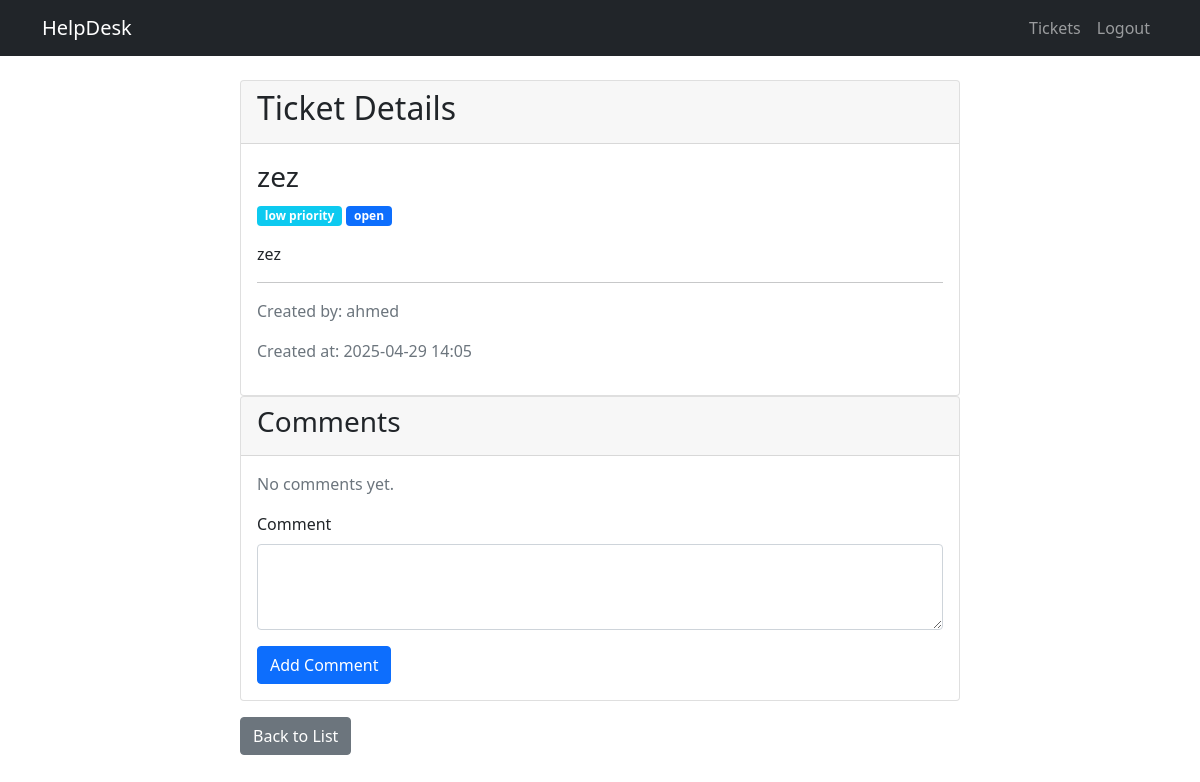
Before: /tickets/2 (signed in) with the older database file.
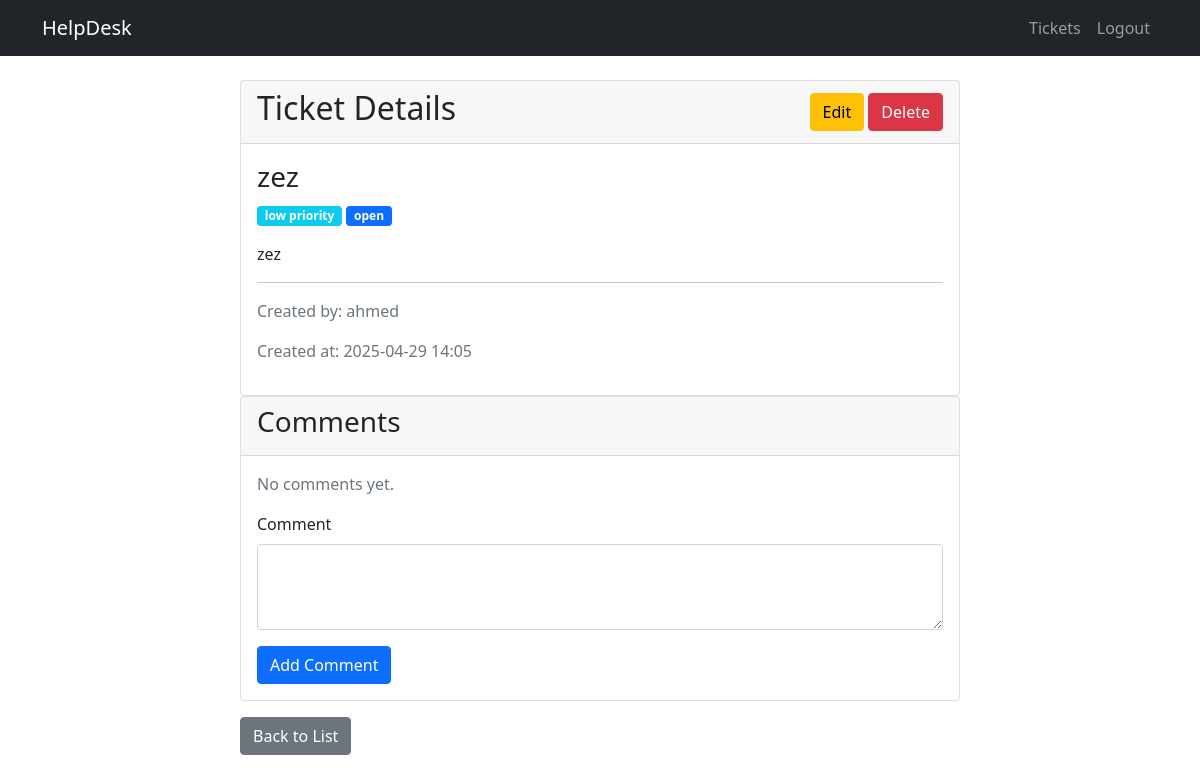
After: the same page with the newer database file.
### app/routes/tickets.py (the view)
@bp.route('/tickets/<int:id>')
@login_required
def view_ticket(id):
    ticket = Ticket.query.get_or_404(id)
    form = CommentForm()
    return render_template('tickets/view.html', ticket=ticket, form=form)

### app/forms.py
class CommentForm(FlaskForm):
    content = TextAreaField('Comment', validators=[DataRequired()])
    submit = SubmitField('Add Comment')

### app/__init__.py (called while the page is built)
def create_app(config_class=Config):
    app = Flask(__name__)
    app.config.from_object(config_class)
    db.init_app(app)
    login_manager.init_app(app)
    from app.routes.main import bp as main_bp
    from app.routes.auth import bp as auth_bp
    from app.routes.tickets import bp as tickets_bp
    app.register_blueprint(main_bp)
    app.register_blueprint(auth_bp)
    app.register_blueprint(tickets_bp)
    @login_manager.user_loader
    def load_user(id):
        from app.models import User
        return User.query.get(int(id))
    return app

### app/templates/tickets/view.html (shortened to what this page needs)
{% extends "base.html" %} {% block title %}View Ticket{% endblock %} {% block
    content %}
    <div class="container">
      <div class="row">
        <div class="col-md-8 offset-md-2">
          <div class="card">
            <div
              class="card-header d-flex justify-content-between align-items-center"
            >
              <h2>Ticket Details</h2>
              <div>
                 {% if
                current_user.is_admin %}
                <a
                  href="{{ url_for('tickets.update_ticket', id=ticket.id) }}"
                  class="btn btn-warning"
                  >Edit</a
                >
                <a
                  href="{{ url_for('tickets.delete_ticket', id=ticket.id) }}"
                  class="btn btn-danger"
                  onclick="return confirm('Are you sure you want to delete this ticket?');"
                  >Delete</a
                >
                {% endif %}
              </div>
            </div>
            <div class="card-body">
              <h3 class="card-title">{{ ticket.title }}</h3>
              <div class="mb-3">
                <span
                  class="badge bg-{{ 'danger' if ticket.priority == 'high' else 'warning' if ticket.priority == 'medium' else 'info' }}"
                >
                  {{ ticket.priority }} priority
                </span>
                <span
                  class="badge bg-{{ 'success' if ticket.status == 'closed' else 'primary' }}"
                >
                  {{ ticket.status }}
                </span>
              </div>
              <p class="card-text">{{ ticket.description }}</p>
              <hr />
              <div class="text-muted">
                <p>Created by: {{ ticket.author.username }}</p>
                <p>
                  Created at: {{ ticket.created_at.strftime('%Y-%m-%d %H:%M') }}
                </p>
              </div>
            </div>
          </div>
          <div class="card">
            <div class="card-header">
              <h3>Comments</h3>
            </div>
            <div class="card-body">
               {% if ticket.comments.all() %} {% for
              comment in ticket.comments %}
              <div class="card mb-2">
                <div class="card-body">
                  <p>{{ comment.content }}</p>
                  <small class="text-muted">
                    By {{ comment.author.username }} at {{
                    comment.created_at.strftime('%Y-%m-%d %H:%M') }}
                  </small>
                </div>
              </div>
              {% endfor %} {% else %}
              <p class="text-muted">No comments yet.</p>
              {% endif %}
              <form
                method="POST"
                action="{{ url_for('tickets.add_comment', ticket_id=ticket.id) }}"
              >
                <div class="mb-3">
                  {{ form.content.label(class="form-label") }} {{
                  form.content(class="form-control", rows="3") }}
                </div>
                {{ form.submit(class="btn btn-primary") }}
              </form>
            </div>
          </div>
          <div class="mt-3">
            <a
              href="{{ url_for('tickets.list_tickets') }}"
              class="btn btn-secondary"
              >Back to List</a
            >
          </div>
        </div>
      </div>
    </div>
    {% endblock %}

Changed rows visible on the page:
changed User "ahmed": is_admin False → True (drawn)
Other visible differences:
text now shown: "Edit Delete"
